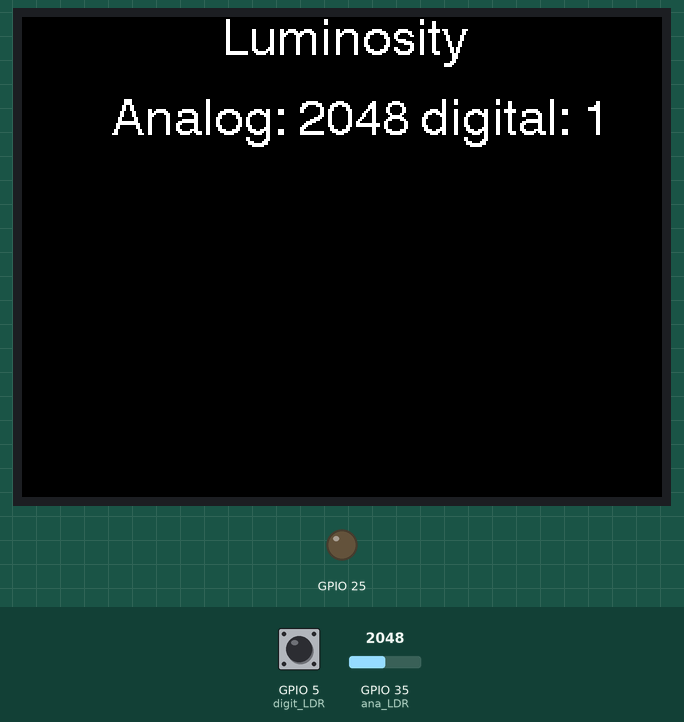
Simulated run of this sketch. Board: ESP32. Shown: 320×240 colour display, output pins drawn as LEDs (lit = HIGH). Inputs (shaded band) come from the test bench; at power-on: GPIO 35 (ana_LDR) = 2048, GPIO 5 (digit_LDR) HIGH. What the sketch prints to the serial monitor is not drawn.

Above: at 1.3 s.
1.4 s: GPIO 35 (ana_LDR) set to 2866
At 2.5 s:
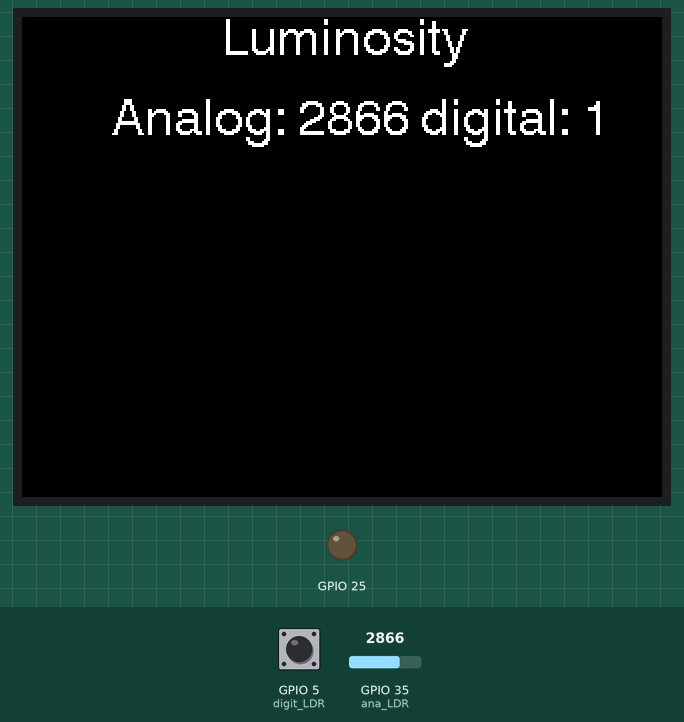
2.9 s: GPIO 5 (digit_LDR) pulled LOW for 0.25 s
At 3.06 s:
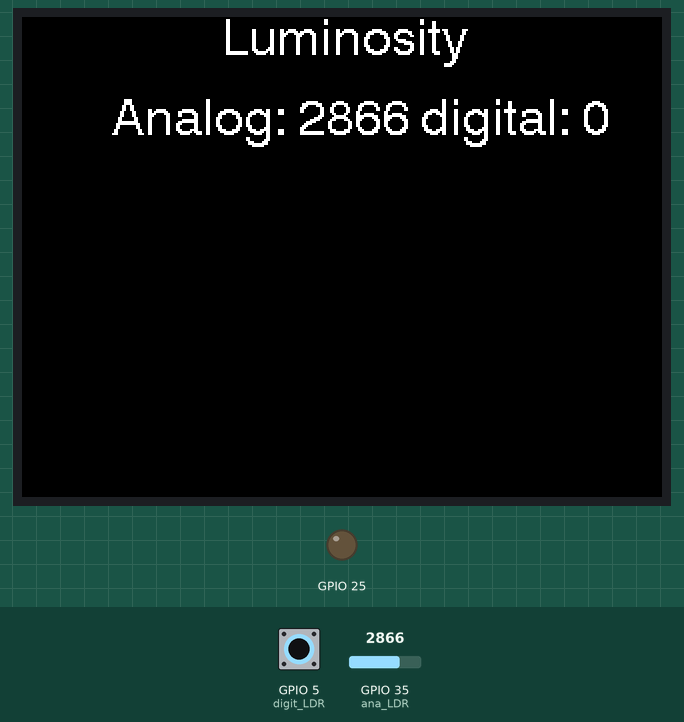
4.6 s: GPIO 35 (ana_LDR) set to 3603
At 5.6 s:
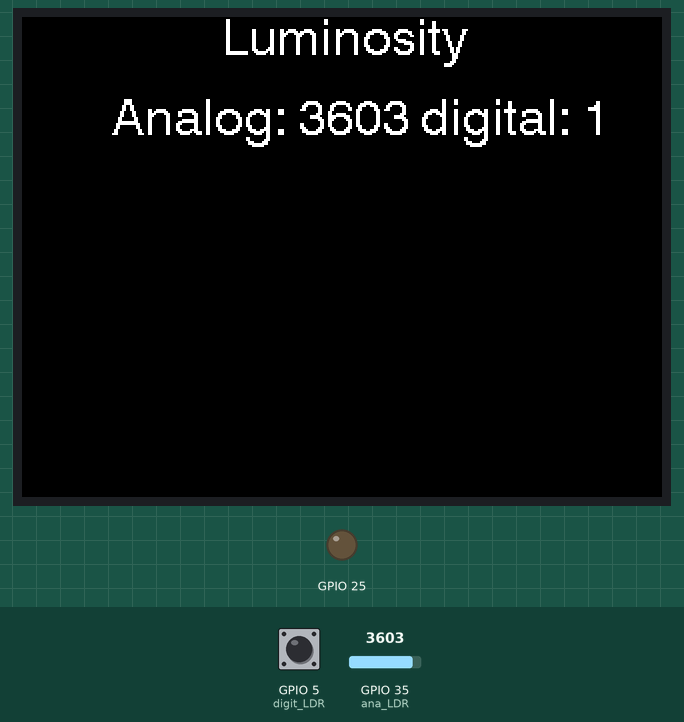
6.1 s: GPIO 5 (digit_LDR) pulled LOW for 1 s
At 6.9 s:
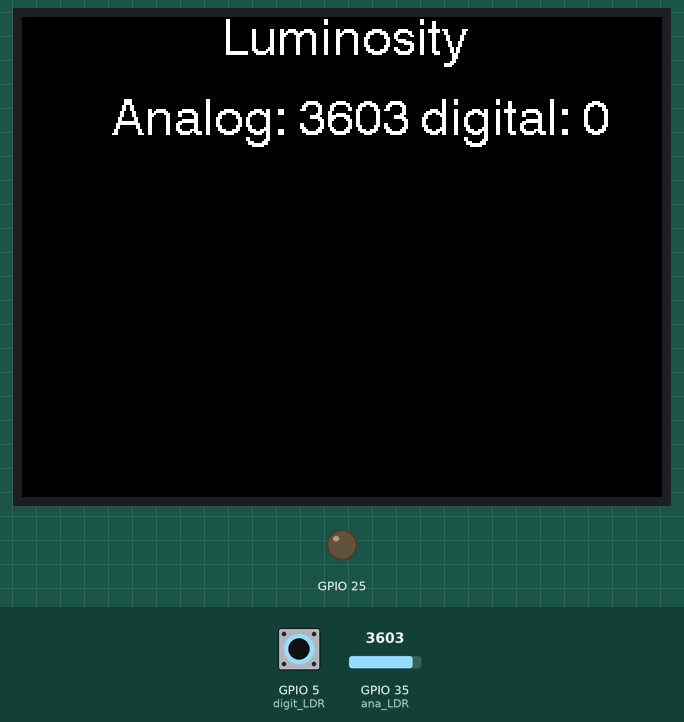
8.7 s: GPIO 35 (ana_LDR) set to 4095
At 9.1 s:
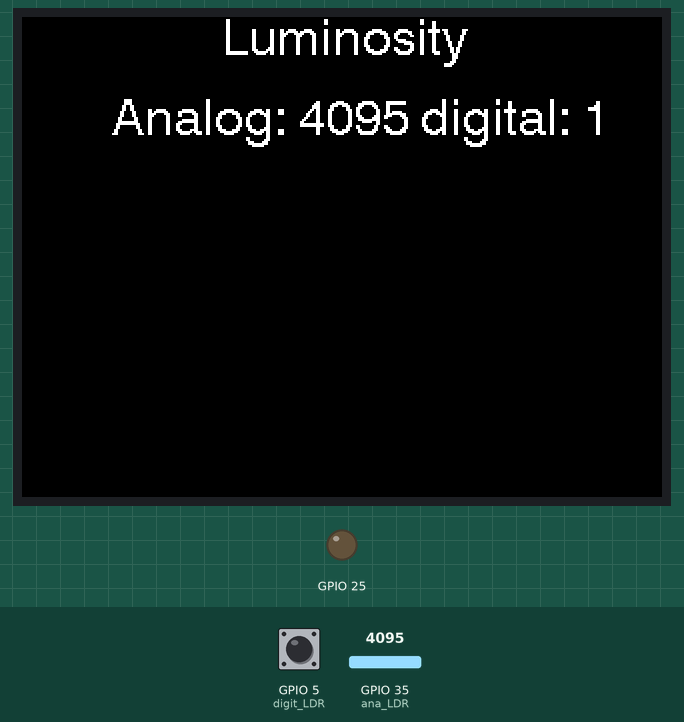
Timing chart, 0 to 11.2 s (numbered marks = the images above; inputs shaded):
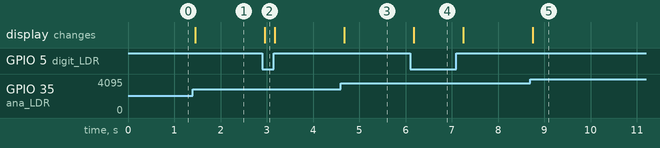

Measured:
- after the input at 1.4 s, the display: changes after 0.06 s (image 1)
- after the input at 2.9 s, the display: changes after 0.06 s (image 2)
- after the input at 4.6 s, the display: changes after 0.08 s (image 3)
- after the input at 6.1 s, the display: changes after 0.08 s (image 4)
- after the input at 8.7 s, the display: changes after 0.05 s (image 5)

The sketch:

M5stack_LDR_testing.ino
```cpp
#include <M5Stack.h>
//PINs Setting
const int ana_LDR = 35; // LDR Analog
const int digit_LDR = 5; // LDR Digital

void setup() {
  M5.begin();
  pinMode(digit_LDR, INPUT_PULLUP);
  M5.Lcd.setCursor(100, 0, 4);
  M5.Lcd.printf("Luminosity");
  dacWrite(25, 0);
}
void loop() {
  uint16_t luminosity = analogRead(ana_LDR);
  uint16_t d_data = digitalRead(digit_LDR);
  Serial.printf(" Analog: %0d digital: %0d   \n", luminosity, d_data);
  M5.Lcd.setCursor(40, 40, 4);
  M5.Lcd.printf(" Analog: %0d digital: %0d   \n", luminosity, d_data);
  delay(200);
}
```
